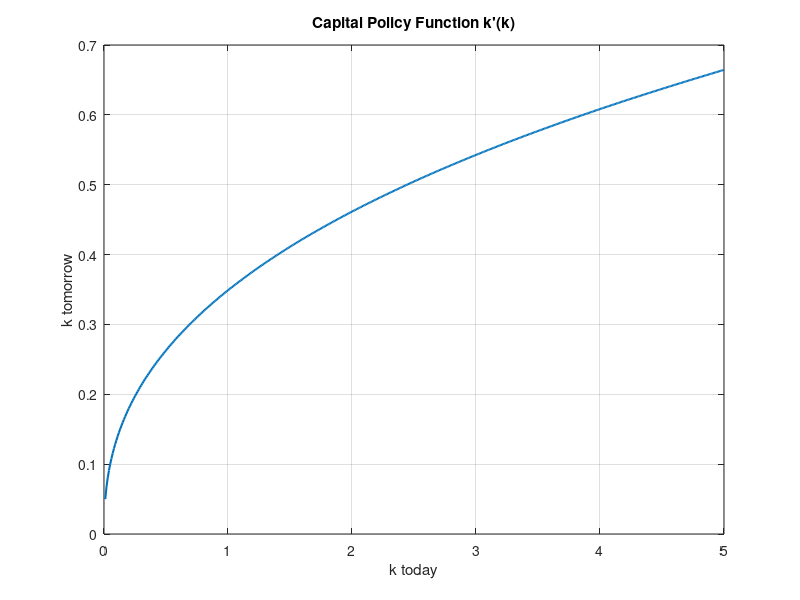

The MATLAB script that drew this image:
% EGM for Neoclassical Growth Model (based purely on consumption policy)
% -----------------------------------------------------------------------

% Parameters
alpha = 0.3;         % Capital share
beta = 0.95;         % Discount factor
gamma = 2;           % CRRA coefficient

% Grids
nk = 500;
k_min = 0.01; k_max = 5;
k_prime_grid = linspace(k_min, k_max, nk)'; % Grid for next-period capital k'
k_grid = linspace(k_min, k_max, nk)';       % Fixed grid for current capital k

% Initial guess for consumption policy (consume all output)
c_policy_old = k_grid.^alpha;

% Tolerance and iteration setup
tol = 1e-6;
max_iter = 1000;

% Storage for policies
c_policy = zeros(nk, 1);
k_policy = zeros(nk, 1);

for iter = 1:max_iter
    % Step 1: Interpolate c'(k') from previous iteration
    c_prime = interp1(k_grid, c_policy_old, k_prime_grid, 'linear', 'extrap');

    % Step 2: Apply Euler equation with envelope condition
    uc_prime = c_prime.^(-gamma);
    uc_today = beta * uc_prime .* alpha .* k_prime_grid.^(alpha-1);
    c_today = uc_today.^(-1/gamma);

    % Step 3: Recover current k using budget constraint
    k_now = (c_today + k_prime_grid).^(1/alpha);

    % Step 4: Interpolate policies onto fixed k grid
    valid = (k_now >= k_min) & (k_now <= k_max);
    k_now = k_now(valid);
    k_prime_valid = k_prime_grid(valid);
    c_valid = c_today(valid);

    k_policy = interp1(k_now, k_prime_valid, k_grid, 'linear', 'extrap');
    c_policy = interp1(k_now, c_valid, k_grid, 'linear', 'extrap');

    % Step 5: Check convergence
    if max(abs(c_policy - c_policy_old)) < tol
        break;
    end

    c_policy_old = c_policy;
end

fprintf('EGM converged in %d iterations.\n', iter);

% Plot Policy Functions
figure;
% subplot(2,1,1);
plot(k_grid, k_policy, 'LineWidth', 1.5);
xlabel('k today'); ylabel('k tomorrow');
title('Capital Policy Function k''(k)'); grid on;

% subplot(2,1,2);
% plot(k_grid, c_policy, 'LineWidth', 1.5);
% xlabel('k today'); ylabel('Consumption');
% title('Consumption Policy Function c(k)'); grid on;


